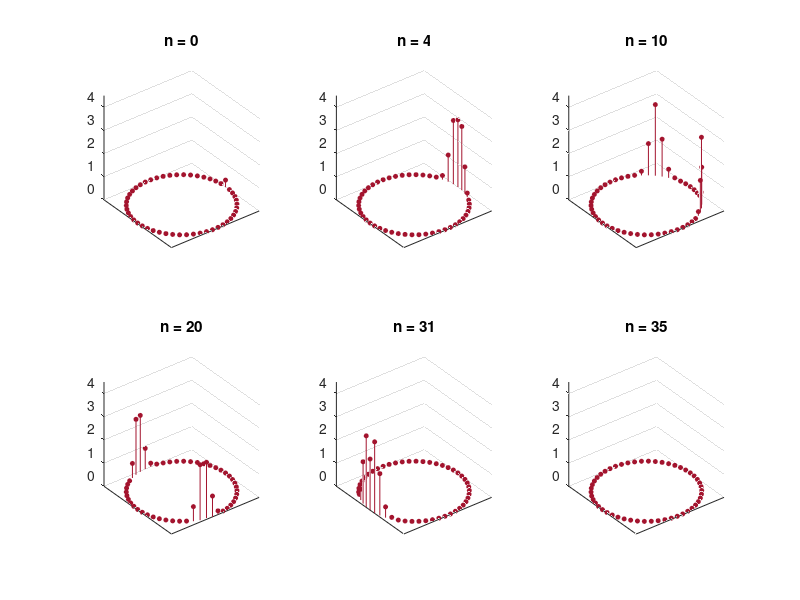

Reproduce this figure in MATLAB.
% Fig. 2.20: Propagation of the action potential on a ring (book, Section 2.5, Eq. 2.34)
% N = 50 cells, a = 0.89, b = 0.6, c = 0.28, k = 0.02, d = 0.4; at the start cell 1 is stimulated
% (c) 2026 Philipp Kügler · Program for the book "Dynamical Systems in the Life Sciences" · MIT License (see LICENSE)
a = 0.89; b = 0.6; c = 0.28; k = 0.02; d = 0.4;
f1 = @(y1, y2) y1.^2 .* exp(y2 - y1) + k;

% resting state: compute a single cell for 180 steps starting from (0.2, c/(1 - a))
y1r = 0.2; y2r = c / (1 - a);
for j = 1:180
    y1neu = f1(y1r, y2r); y2r = a * y2r - b * y1r + c; y1r = y1neu;
end
Z = 50; schritte = 201;
rechts = [2:Z 1]; links = [Z 1:Z-1];                 % neighbors on the ring

n_stoer = -1;                                        % no second stimulation
Y1 = y1r * ones(schritte + 1, Z); Y2 = y2r * ones(schritte + 1, Z);   % row n+1 = time step n
Y1(1, 1) = 0.3;                                  % cell 1 starts excited
for n = 0:schritte-1
    F = f1(Y1(n+1, :), Y2(n+1, :));
    Y1(n+2, :) = (1 - d) * F + d / 2 * (F(rechts) + F(links));
    Y2(n+2, :) = a * Y2(n+1, :) - b * Y1(n+1, :) + c;
    if n + 1 == n_stoer
        Y1(n+2, 36) = 0.3;                       % second stimulation of cell 36
    end
end

winkel = linspace(0, 2 * pi, 51); winkel = winkel(1:50);
cx = cos(winkel); cy = sin(winkel);                  % cells counterclockwise
fprintf('excited cells (y1 > 1):\n');
zeiten = [0 4 10 20 31 35];
for p = 1:6
    n = zeiten(p);
    subplot(2, 3, p);
    stem3(cx, cy, Y1(n+1, :), 'Color', [0.64 0.08 0.18], 'MarkerFaceColor', [0.64 0.08 0.18], 'MarkerEdgeColor', [0.64 0.08 0.18], 'MarkerSize', 3);
    zlim([0 4.5]); set(gca, 'XTick', [], 'YTick', []); title(sprintf('n = %d', n));
    s = sprintf('%d, ', find(Y1(n+1, :) > 1));
    fprintf('  n = %2d: [%s]\n', n, s(1:end-2));
end
